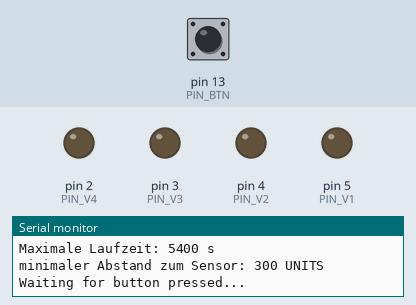
This sketch was run on a simulated Arduino Uno, built with avr-gcc and run on an emulated ATmega328P. On the bench: output pins drawn as LEDs (lit = HIGH), the last lines printed to the serial monitor. Inputs (shaded band) come from the test bench; at power-on: pin 13 (PIN_BTN) HIGH.

Above: at 1.2 s.
1.3 s: pin 13 (PIN_BTN) pulled LOW for 0.15 s
At 2.2 s:
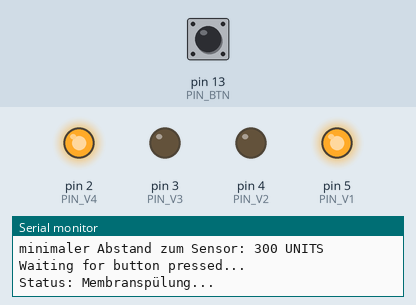
At 17.2 s:
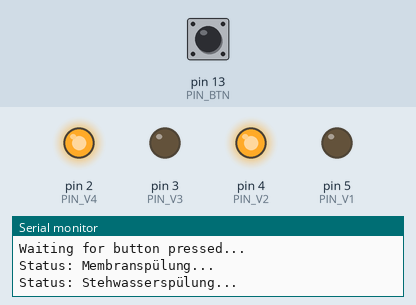
Timing chart, 0 to 17.8 s (numbered marks = the images above; inputs shaded):
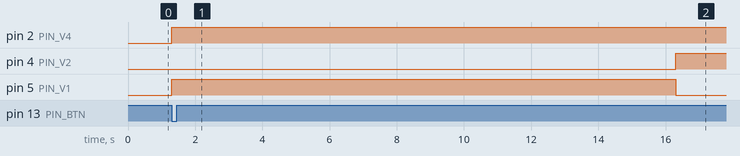

The sketch:

Arduino.ino
```cpp
#define PIN_TRIGGER 7
#define PIN_ECHO 6
#define PIN_V1 5
#define PIN_V2 4
#define PIN_V3 3
#define PIN_V4 2
#define PIN_BTN 13

#define TIME_FLUSH1 15000 // ms, Membranspülung
#define TIME_FLUSH2 100000 // ms, Stehwasserspülung
#define TIME_FILTER_MAX 5400000 // ms (1.5h)
#define DISTANCE_OFF 300

typedef enum
{
  state_idle = 0,
  state_flush1,
  state_flush2,
  state_filter
} state_t;

uint32_t distance = 0;
uint32_t pulse = 0;
state_t state = state_idle;
uint32_t time_start;

void HC_SR04_Init()
{
  pinMode(PIN_TRIGGER, OUTPUT);
  pinMode(PIN_ECHO, INPUT);
}

void Wasser_Init()
{
  digitalWrite(PIN_V1, LOW);
  digitalWrite(PIN_V2, LOW);
  digitalWrite(PIN_V3, LOW);
  digitalWrite(PIN_V4, LOW);

  pinMode(PIN_V1, OUTPUT);
  pinMode(PIN_V2, OUTPUT);
  pinMode(PIN_V3, OUTPUT);
  pinMode(PIN_V4, OUTPUT);

  pinMode(PIN_BTN, INPUT_PULLUP);
}


void setup() {
  // put your setup code here, to run once:
  Serial.begin(9600);
  HC_SR04_Init();
  Wasser_Init();

  Serial.println("Parmeters: ");
  Serial.print("Membranspülung: "); Serial.print(TIME_FLUSH1/1000); Serial.println(" s");
  Serial.print("Stehwasserspülung: "); Serial.print(TIME_FLUSH2/1000); Serial.println(" s");
  Serial.print("Maximale Laufzeit: "); Serial.print(TIME_FILTER_MAX/1000); Serial.println(" s");
  Serial.print("minimaler Abstand zum Sensor: "); Serial.print(DISTANCE_OFF); Serial.println(" UNITS");
}

uint32_t HC_SR04_ReadDistance()
{
  digitalWrite(PIN_TRIGGER, LOW);
  delay(5); //ms
  digitalWrite(PIN_TRIGGER, HIGH);
  delay(10); //ms
  digitalWrite(PIN_TRIGGER, LOW);
  pulse = pulseIn(PIN_ECHO, HIGH);
  //distance = pulse / 58;

  Serial.println(pulse);
  /*Serial.print(", ");
  Serial.print(distance);
  Serial.println(" cm");*/

  return pulse;
}

void loop() {
  // put your main code here, to run repeatedly:
  static state_t old_state = state_idle;

  uint32_t time_delta = millis() - time_start;

  switch (state)
  {
    case state_idle:
    {
      // wait for button
      Serial.println("Waiting for button pressed...");
      while(digitalRead(PIN_BTN));

      // set new state
      state = state_flush1;

      // reset counter
      time_start = millis();
    } break;
    case state_flush1:
    {
      if (time_delta > TIME_FLUSH1)
      {
        // set new state
        state = state_flush2;

        // reset time counter
        time_start = millis();
      }
    } break;
    case state_flush2:
    {
      if (time_delta > TIME_FLUSH2)
      {
        // set new state
        state = state_filter;

        // reset time counter
        time_start = millis();
      }
    } break;
    case state_filter:
    {
      if ( (time_delta > TIME_FILTER_MAX) || (HC_SR04_ReadDistance() < DISTANCE_OFF) )
      {
        // set new state
        state = state_idle;

        // reset time counter
        time_start = millis();
      }
    } break;
  }

  if (old_state != state)
  {
    switch(state)
    {
      case state_idle:
      {
        digitalWrite(PIN_V1, LOW);
        digitalWrite(PIN_V2, LOW);
        digitalWrite(PIN_V3, LOW);
        digitalWrite(PIN_V4, LOW);
        Serial.println("Status: Fertig");
      } break;
      case state_flush1:
      {
        digitalWrite(PIN_V1, HIGH);
        digitalWrite(PIN_V2, LOW);
        digitalWrite(PIN_V3, LOW);
        digitalWrite(PIN_V4, HIGH);
        Serial.println("Status: Membranspülung...");
      } break;
      case state_flush2:
      {
        digitalWrite(PIN_V1, LOW);
        digitalWrite(PIN_V2, HIGH);
        digitalWrite(PIN_V3, LOW);
        digitalWrite(PIN_V4, HIGH);
        Serial.println("Status: Stehwasserspülung...");
      } break;
      case state_filter:
      {
        digitalWrite(PIN_V1, LOW);
        digitalWrite(PIN_V2, LOW);
        digitalWrite(PIN_V3, HIGH);
        digitalWrite(PIN_V4, HIGH);
        Serial.println("Status: Filtern...");
      } break;
    }
    old_state = state;
  }

}
```

Measured:
- after the input at 1.3 s, pin 2 (PIN_V4): LOW → HIGH at once; pin 4 (PIN_V2): LOW → HIGH after 15.0 s; pin 5 (PIN_V1): LOW → HIGH at once, → LOW 15.0 s later
